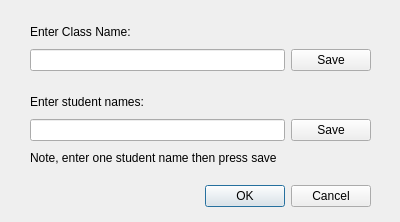
<?xml version="1.0" encoding="UTF-8"?>
<ui version="4.0">
 <class>newclass</class>
 <widget class="QDialog" name="newclass">
  <property name="geometry">
   <rect>
    <x>0</x>
    <y>0</y>
    <width>400</width>
    <height>222</height>
   </rect>
  </property>
  <property name="windowTitle">
   <string>Create New Class</string>
  </property>
  <widget class="QDialogButtonBox" name="buttonBox">
   <property name="geometry">
    <rect>
     <x>10</x>
     <y>180</y>
     <width>361</width>
     <height>32</height>
    </rect>
   </property>
   <property name="orientation">
    <enum>Qt::Horizontal</enum>
   </property>
   <property name="standardButtons">
    <set>QDialogButtonBox::Cancel|QDialogButtonBox::Ok</set>
   </property>
  </widget>
  <widget class="QWidget" name="gridLayoutWidget">
   <property name="geometry">
    <rect>
     <x>30</x>
     <y>20</y>
     <width>341</width>
     <height>51</height>
    </rect>
   </property>
   <layout class="QGridLayout" name="gridLayout">
    <item row="1" column="0">
     <widget class="QLineEdit" name="lineEdit"/>
    </item>
    <item row="1" column="1">
     <widget class="QPushButton" name="Save_class_name">
      <property name="text">
       <string>Save</string>
      </property>
     </widget>
    </item>
    <item row="0" column="0">
     <widget class="QLabel" name="label">
      <property name="text">
       <string>Enter Class Name:</string>
      </property>
     </widget>
    </item>
   </layout>
  </widget>
  <widget class="QWidget" name="gridLayoutWidget_2">
   <property name="geometry">
    <rect>
     <x>30</x>
     <y>90</y>
     <width>341</width>
     <height>51</height>
    </rect>
   </property>
   <layout class="QGridLayout" name="gridLayout_2">
    <item row="1" column="0">
     <widget class="QLineEdit" name="lineEdit_2">
      <property name="text">
       <string/>
      </property>
     </widget>
    </item>
    <item row="1" column="1">
     <widget class="QPushButton" name="Save_class_name_2">
      <property name="text">
       <string>Save</string>
      </property>
     </widget>
    </item>
    <item row="0" column="0">
     <widget class="QLabel" name="label_2">
      <property name="text">
       <string>Enter student names:</string>
      </property>
     </widget>
    </item>
   </layout>
  </widget>
  <widget class="QLabel" name="label_3">
   <property name="geometry">
    <rect>
     <x>30</x>
     <y>150</y>
     <width>341</width>
     <height>16</height>
    </rect>
   </property>
   <property name="text">
    <string>Note, enter one student name then press save</string>
   </property>
  </widget>
 </widget>
 <resources/>
 <connections>
  <connection>
   <sender>buttonBox</sender>
   <signal>accepted()</signal>
   <receiver>newclass</receiver>
   <slot>accept()</slot>
   <hints>
    <hint type="sourcelabel">
     <x>248</x>
     <y>254</y>
    </hint>
    <hint type="destinationlabel">
     <x>157</x>
     <y>274</y>
    </hint>
   </hints>
  </connection>
  <connection>
   <sender>buttonBox</sender>
   <signal>rejected()</signal>
   <receiver>newclass</receiver>
   <slot>reject()</slot>
   <hints>
    <hint type="sourcelabel">
     <x>316</x>
     <y>260</y>
    </hint>
    <hint type="destinationlabel">
     <x>286</x>
     <y>274</y>
    </hint>
   </hints>
  </connection>
 </connections>
</ui>
